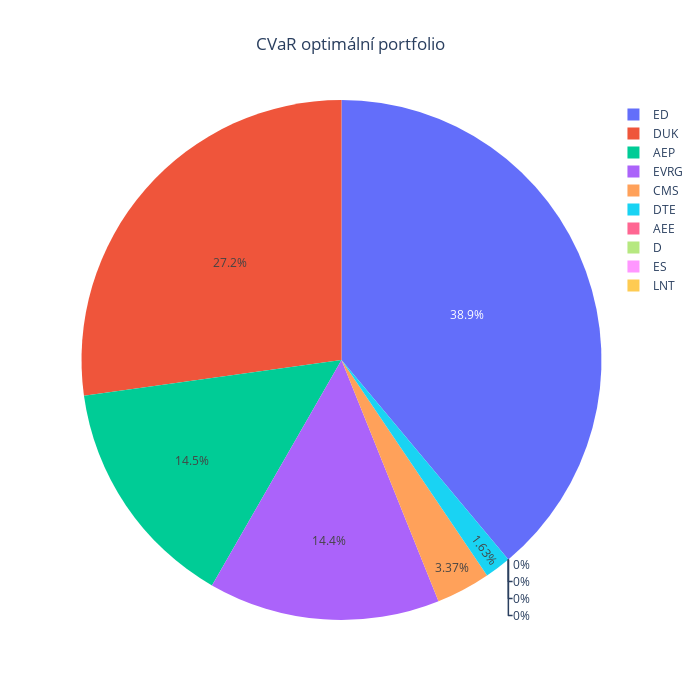

Notebook cell for this chart:
### Code cell
weightsMinCVaR = CVaROptimizationMinCVAR(prices= prices, alpha = 0.05)
weightsPlot(weightsMinCVaR, title = "CVaR optimální portfolio")

### Figure 1 — Plotly figure (JSON) as saved in the notebook; plotly's stock layout.template omitted (floating-point values rounded to 4 significant figures)
{"data": [{"labels": ["AEE", "AEP", "CMS", "D", "DTE", "DUK", "ED", "ES", "EVRG", "LNT"], "type": "pie", "values": [0, 0.1451, 0.03371, 0, 0.01632, 0.2719, 0.3891, 0, 0.1439, 0]}], "layout": {"height": 700, "title": {"text": "CVaR optimální portfolio", "x": 0.5}, "width": 700}}
